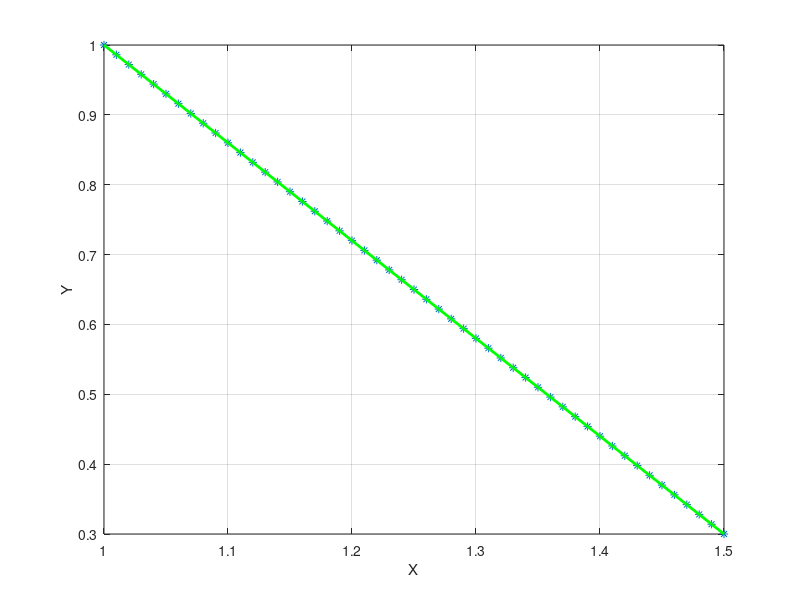
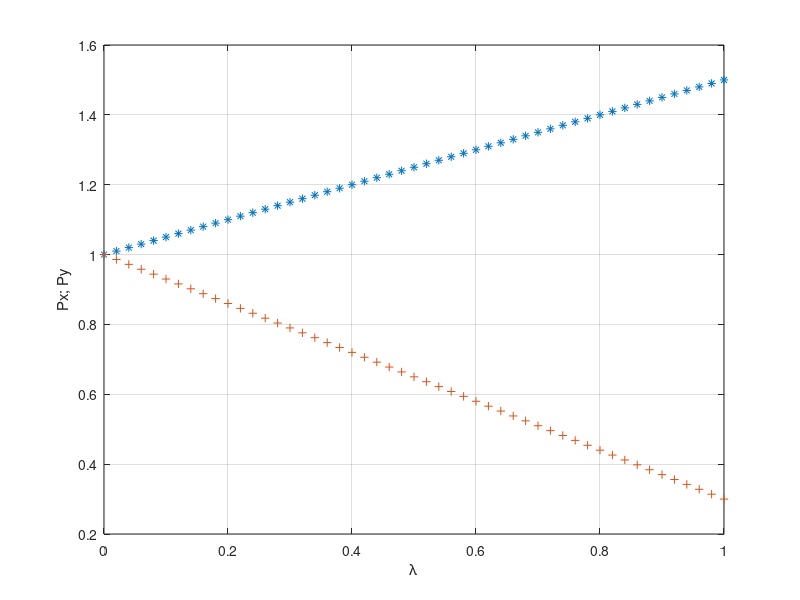

The MATLAB source for these figures, in order: (Note: this script raises an error after producing the figures.)
clc; clear; close all;

%Definisco uno spazio di lavoro a forma di settore circolare con
%raggio esterno 1.85 e raggio interno 0.15
L1=0.9; L2=0.75; 
L=[L1 L2];

%Definisco quindi punto iniziale e finale del percorso
P1=[1;1];
P2=[1.5;0.3];

%Campionamento del percorso
dl=0.02; lambda=0:dl:1;
N=length(lambda);

%% Generazione percorso a minima distanza

%Genero un percorso lineare tra i due punti iniziale e finale
%prendendo N campioni su questo percorso. Il parametro lambda
%quindi é praticamente contenuto in questo vettore di campioni.
for i=1:N
    P(:,i)=P1+lambda(i)*(P2-P1); 
end

%Plot del percorso rettilineo sul piano x-y
figure(1)
plot(P(1,:),P(2,:),'*'), grid
xlabel('X')
ylabel('Y')
hold on
plot(P(1,:),P(2,:),'g','LineWidth',2)
hold off

%Plot del percorso rettilineo sul piano lambda-P. Mi indica
%quindi la variazione del punto P al variare del parametro.
figure(2)
plot(lambda,P(1,:),'*',lambda,P(2,:),'+'),grid %Ho due grafici in uno praticamente
xlabel('\lambda')
ylabel('Px; Py')

%% Inversione cinematica

%Naturalmente devo invertire la cinematica per ognuno dei punti
%campioni. Ottengo quindi un vettore di 11 colonne e 2 righe, le
%cui colonne sono q1 e q2.
for i=1:N
Q(:,i)=invkin_twolink(L,P(:,i),1);
end

%Plot di come variano le variabili di giunto con lambda. Si vede
%qui come l'inversione porti a un grafico con curve, il ché é
%spiegato dal fatto che il problema é non-lineare.
Qdeg=Q*180/pi; %Le esprimo in gradi in centigradi
figure(3)
plot(lambda,Qdeg(1,:),'+',lambda,Qdeg(2,:),'*'),grid
xlabel('\lambda')
ylabel('Q [deg]')

%%
figure(4)
hold off
%Plot dei bracci del robot al variare della posizione sulla retta
for i=1:N
    q1=Q(1,i);
    q12=q1+Q(2,i);
    plot([0,L1*cos(q1)],[0,L1*sin(q1)])
    hold on
    plot([L1*cos(q1),L1*cos(q1)+L2*cos(q12)],[L1*sin(q1),L1*sin(q1)+L2*sin(q12)])
end
%Plot della retta
plot(P(1,:),P(2,:),'*'), grid
plot(P(1,:),P(2,:),'g','LineWidth',2)
xlabel('X')
ylabel('Y')
